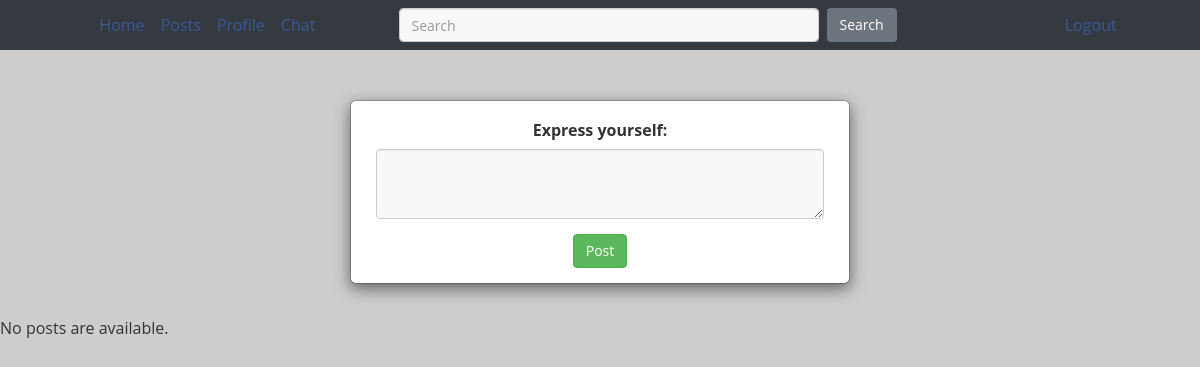
/home/ (signed in), run on an earlier commit of the app's database.
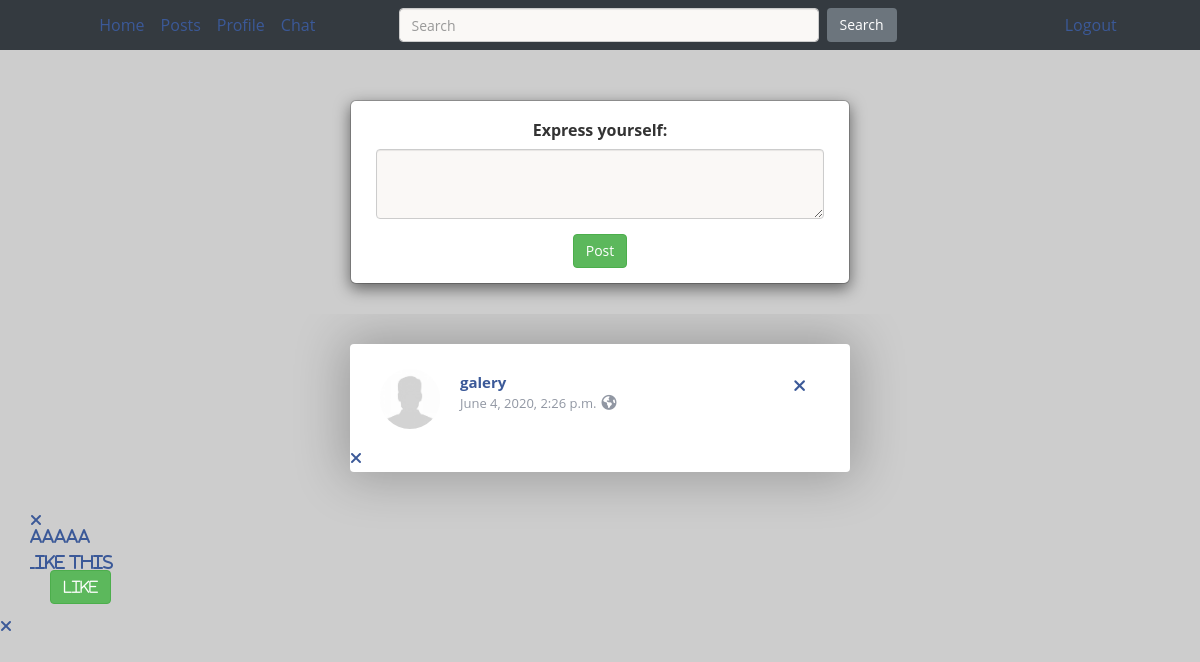
And on a later commit of the database.
### postfeed/models.py (models this page shows, shortened)
class Post(models.Model):
    user = models.ForeignKey(User, on_delete=models.CASCADE, related_name="post", null=True)
    body = models.TextField()
    liked = models.ManyToManyField(User, default=None, blank=True, related_name="liked")
    creation_date = models.DateTimeField(auto_now_add=True)

### profiles/models.py (models this page shows, shortened)
class UserProfile(models.Model):
    user = models.OneToOneField(User, on_delete=models.CASCADE)
    age = models.IntegerField(blank=True, null=True)
    gender = models.CharField(max_length=25, null=True, blank=True, default="")
    icon = models.ImageField(upload_to=upload_path, blank=True, null=True, default='photos/default.jpg')
    gallery = models.ImageField(upload_to=upload_path, blank=True, null=True)
    friends = models.ManyToManyField("UserProfile", blank=True)

### postfeed/views.py (the view, shortened to what this page needs)
# urls.py: path('home/', views.all_posts, name='home'),
def all_posts(request):
    form = PostCreateForm(request.POST or None)
    friends = request.user.userprofile.friends.all()
    posts = []
    for post in request.user.post.all():
        posts.append(post)
    for friend in friends:
        for post in friend.user.post.all():
            posts.append(post)
    posts.sort(key=lambda x: x.creation_date, reverse=True)
    return render(request, 'postfeed/friend-posts.html', context={'posts': posts, 'form': form})

### postfeed/forms.py
class PostCreateForm(forms.ModelForm):
    class Meta:
        model = Post
        fields = ['body']
        labels = {
            'body': 'Express yourself'
        }
        widgets = {
            'body': forms.Textarea(attrs={'style': 'height: 5em; width: 90%; margin: 0 auto; word-wrap: break-word;'}),
        }

### postfeed/templates/postfeed/friend-posts.html (shortened to what this page needs)
{% extends 'main/base.html' %}
{% block content %}
{% include "postfeed/create.html" with form=form %}
{% if posts %}
{% for post in posts %}
  <div class="container">
    <div class="box image">
      <div class="box-header">
        <h3><a href="{% url 'profiles:profile' post.user.username %}"><img src="{{ post.user.userprofile.icon.url }}" alt="" />{{ post.user.username }}</a>
          <span class="mt-1">{{ post.creation_date }}<i class="fa fa-globe"></i></span>
        </h3>
        {% if user.username == post.user.username %}
        <span>
          <a href="{% url 'postfeed:delete_post' post.pk %} " onclick="return confirm('Are you sure you want to delete this?')"><i class="fas fa-times fa-xs></i></a>
        </span>
        {% endif %}
        <div class="window"></div>
      </div>
      <div class="box-content">
        <div class="bottom" style="word-wrap: break-word;">
          <p>{{ post.body }}</p>
        </div>
      </div>
      <div class="box-likes">
        <div class="row">
          <span>Like this</span>
        </div>
      </div>
      <div class="box-buttons">
        <div class="row" style="margin-left: 20px;">
              <div style="display:inline-block">
                <form action="{% url 'postfeed:like_post' %}" method="POST" >
                {% if user not in post.liked.all %}
                  <button class="btn btn-success" type="submit">Like</button>
                {% else %}
                  <button class="btn btn-danger" type="submit">Unlike</button>
                {% endif %}
            </form>
              </div>
      </div>
    </div>
  </div>
{% endfor %}
{% else %}
    <p>No posts are available.</p>
{% endif %}
{% endblock %}

### main/templates/main/base.html (shortened to what this page needs)
<!DOCTYPE html>
<html lang="en">
<head>
    <link rel="stylesheet" href="https://maxcdn.bootstrapcdn.com/bootstrap/4.4.1/css/bootstrap.min.css">
    <link href="//netdna.bootstrapcdn.com/bootstrap/3.0.3/css/bootstrap.min.css" rel="stylesheet" id="bootstrap-css">
    <link rel="stylesheet" href="//cdnjs.cloudflare.com/ajax/libs/fancybox/2.1.5/jquery.fancybox.min.css"
          media="screen">
</head>
<body style="padding-top: 0px">
<nav class="navbar navbar-expand-sm bg-dark switch" style="border-radius: 0px; height: 50px">
    <div class="container-fluid">
        <ul class="navbar navbar-nav navbar-left ">
            <li class="nav-item">
                {% if not user.is_anonymous %}
                    <a class="nav-link" href="{% url 'postfeed:home' %}">Home</a>
                {% endif %}
            </li>
            <li class="nav-item">
                {% if not user.is_anonymous %}
                    <a class="nav-link" href="{% url 'postfeed:posts' user.username %}">Posts</a>
                {% endif %}
            </li>
            <li class="nav-item">
                {% if not user.is_anonymous %}
                    <a class="nav-link" href="{% url 'profiles:profile' user.username %}">Profile</a>
                {% endif %}
            </li>
            <li class="nav-item">
                {% if not user.is_anonymous %}
                    <a class="nav-link" href="{% url 'chat:inbox' %}">Chat</a>
                {% endif %}
            </li>
                </ul>
            <div style="display: block; width: 600px;" >
                {% if not user.is_anonymous %}
                        <form method="get" action="{% url 'profiles:search' %}" class="form-inline">
                            <input name="q" value="{{ request.GET.q }}" placeholder="Search"
                                   class="form-control mr-sm-2" style="width: 70%;"/>
                            <button class="btn btn-shadow btn-secondary" type="submit">
                                Search
                            </button>
                        </form>
                {% endif %}
            </div>
        <ul class="nav navbar-nav navbar-right">
            <li class="nav-item">
                {% if not user.is_anonymous %}
                    <a class="nav-link " href="{% url 'accounts:logout' %}">Logout</a>
                {% endif %}
            </li>
        </ul>
    </div>
</nav>
{% block content %}
{% endblock %}
</body>
</html>

### postfeed/templates/postfeed/create.html
{% block content %}
<div class="app-container app-theme-white body-tabs-shadow closed-sidebar-mobile">
    <div class="app-container closed-sidebar-mobile">
        <div class="h-100 bg-premium-dark">
            <div class="d-flex h-100 justify-content-center align-items-center">
                <div class="modal-dialog w-100 ">
                    <div class="modal-content">
                        <div class="modal-body text-center">
                                <form method="POST"> {% csrf_token %}
                                    {% include 'accounts/basetry.html' with form=form %}
                                    <input class="btn btn-success" type="submit" value="Post" />
                                </form>
                            </div>
                        </div>
                    </div>
                </div>
            </div>
        </div>
    </div>
{% endblock %}

### accounts/templates/accounts/basetry.html (shortened to what this page needs)
{% load widget_tweaks %}
{% for field in form.visible_fields %}
  <div class="form-group ">
    {{ field.label_tag }}
    {% if form.is_bound %}
      {% if field.errors %}
        {% render_field field class="form-control is-invalid" %}
        {% for error in field.errors %}
          <div class="invalid-feedback">
            {{ error }}
          </div>
        {% endfor %}
      {% else %}
        {% render_field field class="form-control is-valid" %}
      {% endif %}
    {% else %}
      {% render_field field class="form-control" %}
    {% endif %}
  </div>
{% endfor %}

### main/templates/main/base.html (style rules this page uses)
body { background-color: rgb(205, 205, 205) !important; }
.form-control { background-color: #faf8f6 !important; }
html, body { font-family: 'Open Sans', sans-serif; font-size: 16px; font-weight: 400; line-height: 28px; margin: 0; padding: 0; }
a { color: #3B5998; text-decoration: none; }
textarea { border: 0; font-size: 13px; height: 30px; line-height: 30px; margin: 0; padding: 0 10px; width: calc(100% - 20px) !important; }
.container { margin: 0 auto; overflow: hidden; padding: 0; position: relative; }
.container > .box { background: #FFF; border-radius: 4px; box-shadow: 0 0 50px 5px rgba(0,0,0,.25); height: auto; margin: 30px auto 40px; max-width: 500px; overflow: hidden; padding: 20px 0 0; position: relative; }
.container > .box > [class*="box-"] { margin: 0 auto; padding: 0 30px; position: relative; }
.container > .box > [class*="box-"] img { display: block; width: 100%; }
.container > .box > .box-header { margin: 0 auto; padding: 0 30px 10px; width: initial; }
.container > .box > .box-header > h3 { font-size: 15px; font-weight: 700; height: 60px; margin: 5px auto; overflow: hidden; padding: 5px 0 0; position: relative; }
.container > .box > .box-header > h3 > a { margin: 0; overflow: hidden; padding: 0; position: relative; }
.container > .box > .box-header > h3 > span { color: #9197A3; display: block; font-size: 13px; font-weight: 400; margin-top: -8px; }
.container > .box > .box-header > h3 > span .fa { font-size: 15px; margin-left: 5px; }
.container > .box > .box-header > span { border-radius: 3px; color: #BCBFC6; cursor: pointer; font-size: 17px; height: 18px; line-height: 18px; margin: 5px auto 0; padding: 3px 4px; position: absolute; right: 40px; top: 0; }
.container > .box > .box-header img { border-radius: 100px; float: left; height: 60px; margin: -5px 20px 0 0; object-fit: cover; width: 60px; }
.container > .box > .box-buttons *,*::before,*::after { -webkit-box-sizing: border-box; -moz-box-sizing: border-box; box-sizing: border-box; }

What changed in the data, as far as the page shows it:
added Post: user.userprofile.icon (placeholder picture), user.username "galery", creation_date "June 4, 2020, 2:26 p.m.", body "AAAAA", shows "Like"
Also different on the page:
text no longer shown: "No posts are available."
